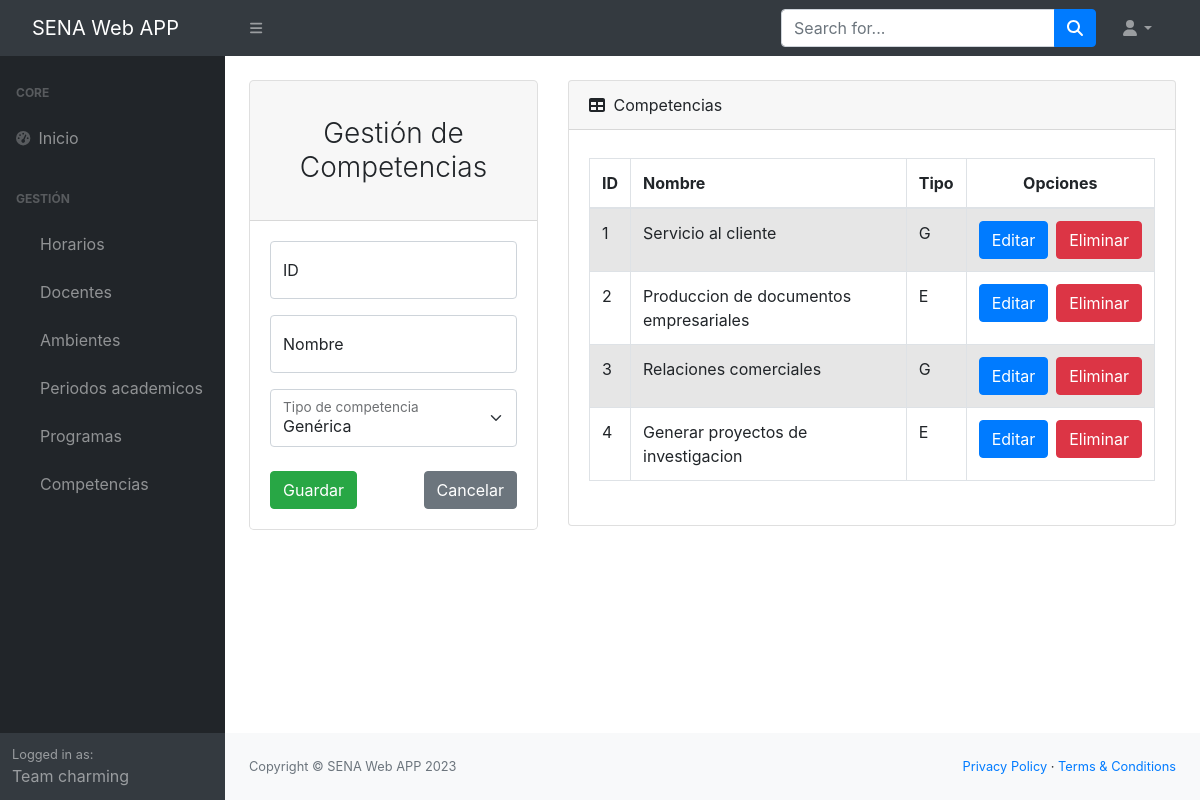
The page /gestionCompetencias/ on the database its author committed.
### Aplicaciones/Academico/models.py (models this page shows, shortened)
class Competencia(models.Model):
    id = models.PositiveIntegerField(primary_key=True)
    tipo_competencia =  models.CharField(max_length=1, choices=tipoCompetencia, default='G')
    nombre = models.CharField(max_length=100)
    class Meta:
        verbose_name = 'Competencia'
        verbose_name_plural = 'Competencias'
        db_table = 'competencia'

### Aplicaciones/Academico/views.py (the view)
# urls.py: path('gestionCompetencias/', views.gestionCompetencias),
def gestionCompetencias(request):
    competenciasListadas = Competencia.objects.all()
    return render(request, "gestion-competencias.html", {"competencias": competenciasListadas})

### Aplicaciones/Academico/templates/gestion-competencias.html (shortened to what this page needs)
{% extends "./base.html" %}
{% block body %}
<div class="container-fluid px-4">
    <div class="row">
        <div class="col-sm-12 col-md-6 col-lg-4 col-xl-4 mt-4">
            <div class="card border-1 rounded-lg">
                <div class="card-header">
                    <h3 class="text-center font-weight-light my-4">Gestión de Competencias</h3>
                </div>
                <div class="card-body">
                    <form action="/registrarCompetencia/" method="POST">{% csrf_token %}
                        <div class="form-floating mb-3">
                            <input class="form-control" id="txtID" name="txtID" type="text" placeholder="ID" minlength="1" maxlength="6" required/>
                            <label for="txtID">ID</label>
                        </div>
                        <div class="form-floating mb-3">
                            <input class="form-control" id="txtNombre" name="txtNombre" type="text" placeholder="Nombre" maxlength="50" required/>
                            <label for="txtNombre">Nombre</label>
                        </div>
                        <div class="form-floating mb-3">
                            <select class="form-select" id="tipoCompetencia" name="tipoCompetencia" aria-label="Floating label select example">
                              <option value="G" selected>Genérica</option>
                            </select>
                            <label for="tipoCompetencia">Tipo de competencia</label>
                        </div>
                        <div class="d-flex align-items-center justify-content-between mt-4 mb-0">
                            <button type="submit" class="btn btn-success text-white">Guardar</button>
                            <a class="btn btn-secondary" href="/gestionCompetencias/">Cancelar</a>
                        </div>
                    </form>
                </div>
            </div>
        </div>
        <div class="col-sm-12 col-md-6 col-lg-8 col-xl-8 mt-4">
            <div class="card mb-4">
                <div class="card-header">
                    <i class="fas fa-table me-1"></i>
                        Competencias
                </div>
                <div class="card-body">
                    <div class="table-responsive py-2">
                        <table class="table table-striped table-hover table-bordered">
                            <thead class="">
                                <tr>
                                    <th class="text-left" scope="col">ID</th>
                                    <th class="text-left" scope="col">Nombre</th>
                                    <th class="text-left" scope="col">Tipo</th>
                                    <th colspan="2" class="text-center">Opciones</th>
                                </tr>
                            </thead>
                            <tbody>
                                {% for c in competencias %}
                                <tr>
                                    <td class="text-left" scope="row">{{c.id}}</td>
                                    <td class="text-left">{{c.nombre}}</td>
                                    <td class="text-left">{{c.tipo_competencia}}</td>
                                    <td>
                                        <div class="d-flex gap-2 justify-content-center">
                                            <a href="/editarCompetencia/{{c.id}}" class="btn btn-primary">Editar</a>
                                            <a href="/eliminarCompetencia/{{c.id}}" class="btn btn-danger btnEliminar">Eliminar</a>
                                        </div>
                                    </td>
                                </tr>
                                {% endfor %}
                            </tbody>
                        </table>
                    </div>
                </div>
            </div>
        </div>
    </div>
</div>
{% endblock %}

### rows shown on the page
Competencia: id "1", nombre "Servicio al cliente", tipo_competencia "G"
Competencia: id "2", nombre "Produccion de documentos empresariales", tipo_competencia "E"
Competencia: id "3", nombre "Relaciones comerciales", tipo_competencia "G"
Competencia: id "4", nombre "Generar proyectos de investigacion", tipo_competencia "E"
